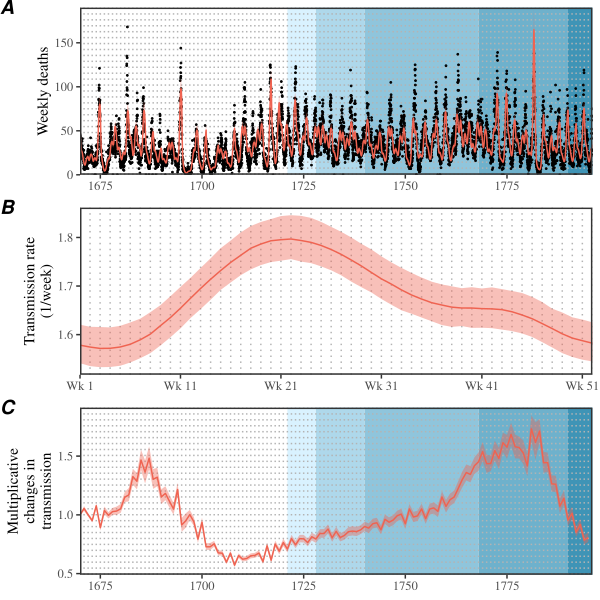

Write R code to recreate this figure.
library(dplyr)
library(ggplot2); theme_set(theme_bw(base_family = "Times"))
library(egg)
library(cmdstanr)
source("../script/script_data.R")

load("../stanfit_sir_perturb_demog_dd/stanfit_sir_perturb_demog_dd_cmdstanr.rda")

data_filter <- data_final %>%
  filter(year < 1796)

fitdata <- data.frame(
  year=data_filter$year,
  week=data_filter$week,
  true=data_filter$smpx,
  est=summary_sir_perturb_demog_dd_cmdstanr_laplace$median[grepl("C\\[", summary_sir_perturb_demog_dd_cmdstanr_laplace$variable)],
  lwr=summary_sir_perturb_demog_dd_cmdstanr_laplace$q5[grepl("C\\[", summary_sir_perturb_demog_dd_cmdstanr_laplace$variable)],
  upr=summary_sir_perturb_demog_dd_cmdstanr_laplace$q95[grepl("C\\[", summary_sir_perturb_demog_dd_cmdstanr_laplace$variable)]
)

g1 <- ggplot(fitdata) +
  annotate("rect", xmin=1721, xmax=1728, ymin=-Inf, ymax=Inf, fill="#D9F2FF") +
  annotate("rect", xmin=1728, xmax=1740, ymin=-Inf, ymax=Inf, fill="#AED8EB") +
  annotate("rect", xmin=1740, xmax=1768, ymin=-Inf, ymax=Inf, fill="#8FC5DC") +
  annotate("rect", xmin=1768, xmax=1790, ymin=-Inf, ymax=Inf, fill="#6EB1CC") +
  annotate("rect", xmin=1790, xmax=1796, ymin=-Inf, ymax=Inf, fill="#3F94B6") +
  geom_vline(xintercept=unique(data_filter$year), lty=3, col="gray70") +
  geom_point(data=data_filter, aes(year+week/52, smpx), size=0.3) +
  geom_ribbon(aes(year+week/52, ymin=lwr, ymax=upr), fill="#EF6351", alpha=0.4) +
  geom_line(aes(year+week/52, est), col="#EF6351") +
  scale_x_continuous("Year", expand=c(0, 0)) +
  scale_y_continuous("Weekly deaths", expand=c(0, 0), limits=c(0, 190)) +
  theme(
    panel.grid = element_blank(),
    panel.border = element_rect(linewidth=1),
    axis.title.x = element_blank()
  )

ggplot(fitdata) +
  geom_point(aes(true+1, est+1), size=0.3) +
  geom_smooth(aes(true+1, est+1), method="lm") +
  geom_abline(intercept=0, slope=1) +
  scale_x_log10("Observed") +
  scale_y_log10("Predicted") +
  theme(
    panel.grid = element_blank(),
    panel.border = element_rect(linewidth=1)
  )

betadata <- data.frame(
  week=1:52,
  est=exp(summary_sir_perturb_demog_dd_cmdstanr_laplace$median[grepl("logbeta\\[", summary_sir_perturb_demog_dd_cmdstanr_laplace$variable)]),
  lwr=exp(summary_sir_perturb_demog_dd_cmdstanr_laplace$q5[grepl("logbeta\\[", summary_sir_perturb_demog_dd_cmdstanr_laplace$variable)]),
  upr=exp(summary_sir_perturb_demog_dd_cmdstanr_laplace$q95[grepl("logbeta\\[", summary_sir_perturb_demog_dd_cmdstanr_laplace$variable)])
)

g2 <- ggplot(betadata) +
  geom_vline(xintercept=1:52, lty=3, col="gray70") +
  geom_ribbon(aes(week, ymin=lwr, ymax=upr), fill="#EF6351", alpha=0.4) +
  geom_line(aes(week, est), col="#EF6351") +
  scale_x_continuous("Week of year", expand=c(0, 0),
                     breaks=c(1, 11, 21, 31, 41, 51),
                     labels=c("Wk 1", "Wk 11", "Wk 21", "Wk 31", "Wk 41", "Wk 51")) +
  scale_y_continuous("Transmission rate\n(1/week)") +
  theme(
    panel.grid = element_blank(),
    panel.border = element_rect(linewidth=1),
    axis.title.x = element_blank()
  )

epsilondata <- data.frame(
  year=unique(data_filter$year),
  est=summary_sir_perturb_demog_dd_cmdstanr_laplace$median[grepl("^epsilon\\[", summary_sir_perturb_demog_dd_cmdstanr_laplace$variable)],
  lwr=summary_sir_perturb_demog_dd_cmdstanr_laplace$q5[grepl("^epsilon\\[", summary_sir_perturb_demog_dd_cmdstanr_laplace$variable)],
  upr=summary_sir_perturb_demog_dd_cmdstanr_laplace$q95[grepl("^epsilon\\[", summary_sir_perturb_demog_dd_cmdstanr_laplace$variable)]
)

g3 <- ggplot(epsilondata) +
  annotate("rect", xmin=1721, xmax=1728, ymin=-Inf, ymax=Inf, fill="#D9F2FF") +
  annotate("rect", xmin=1728, xmax=1740, ymin=-Inf, ymax=Inf, fill="#AED8EB") +
  annotate("rect", xmin=1740, xmax=1768, ymin=-Inf, ymax=Inf, fill="#8FC5DC") +
  annotate("rect", xmin=1768, xmax=1790, ymin=-Inf, ymax=Inf, fill="#6EB1CC") +
  annotate("rect", xmin=1790, xmax=1796, ymin=-Inf, ymax=Inf, fill="#3F94B6") +
  geom_vline(xintercept=unique(data_filter$year), lty=3, col="gray70") +
  geom_ribbon(aes(year, ymin=exp(lwr), ymax=exp(upr)), fill="#EF6351", alpha=0.4) +
  geom_line(aes(year, exp(est)), col="#EF6351") +
  scale_x_continuous("Year", expand=c(0, 0)) +
  scale_y_continuous("Multiplicative\nchanges in\ntransmission") +
  theme(
    panel.grid = element_blank(),
    panel.border = element_rect(linewidth=1),
    axis.title.x = element_blank()
  )

gcomb <- ggarrange(g1, g2, g3, nrow=3,
                   labels=c("A", "B", "C"))

ggsave("figure_stanfit.pdf", gcomb, width=6, height=6)
